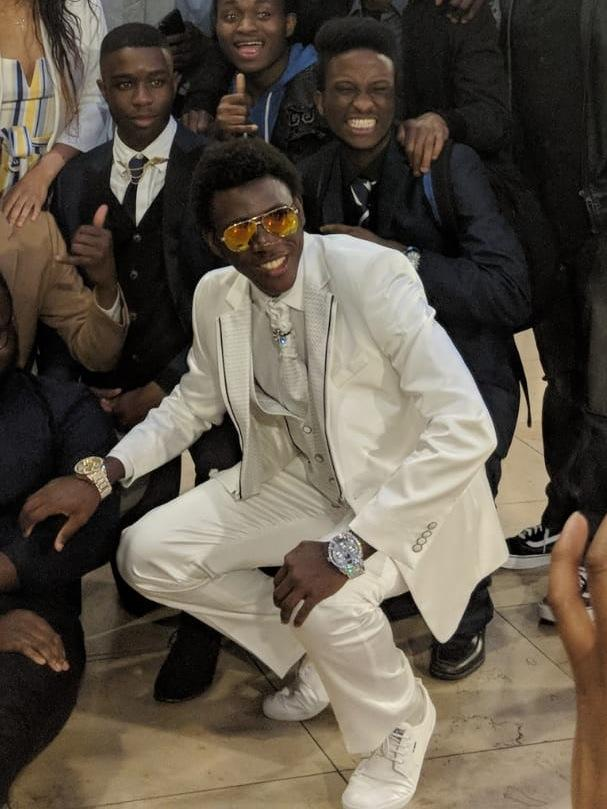
#> input picture ed2.jpg, 607 x 809 px
$ python equalization.py
#> lines starting #> are read from the running program, lines starting #| are printed output that depends on the picture
#View pixel value distribution
 #Plot a histogram
import numpy as np
from PIL import Image
import skimage.color as sc

i = np.array(Image.open("ed2.jpg"))
#> i is the input picture: shape (809, 607, 3); mean R, G, B 93.8, 85.1, 73.1
i_mono = sc.rgb2gray(i)
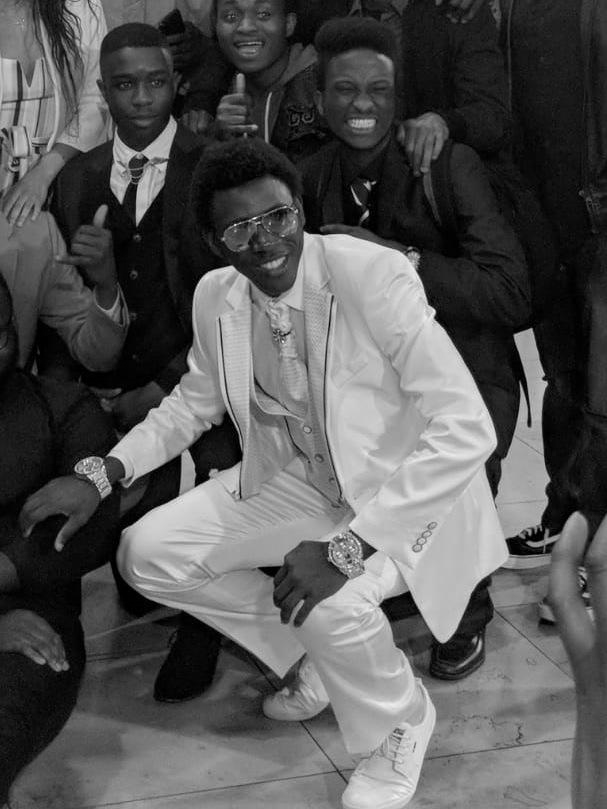
#> i_mono: shape (809, 607) float64; min 0, max 0.98, mean 0.338

def im_hist(img):
	import matplotlib.pyplot as plt
	fig = plt.figure(figsize=(8, 6))
	fig.clf()
	ax = fig.gca()
	ax.hist(img.flatten(), bins = 256)
	#plt.show()

im_hist(i_mono)

 #Plot a cumulative histogram
def im_cdf(img):
	import matplotlib.pyplot as plt
	fig = plt.figure(figsize=(8, 6))
	fig.clf()
	ax = fig.gca()
	ax.hist(img.flatten(), bins = 256, cumulative=True)
	#plt.show()

im_cdf(i_mono)

#Equalize the image
from skimage import exposure
import matplotlib.pyplot as plt
from PIL import Image
import numpy as np

i_eq = exposure.equalize_hist(i_mono)
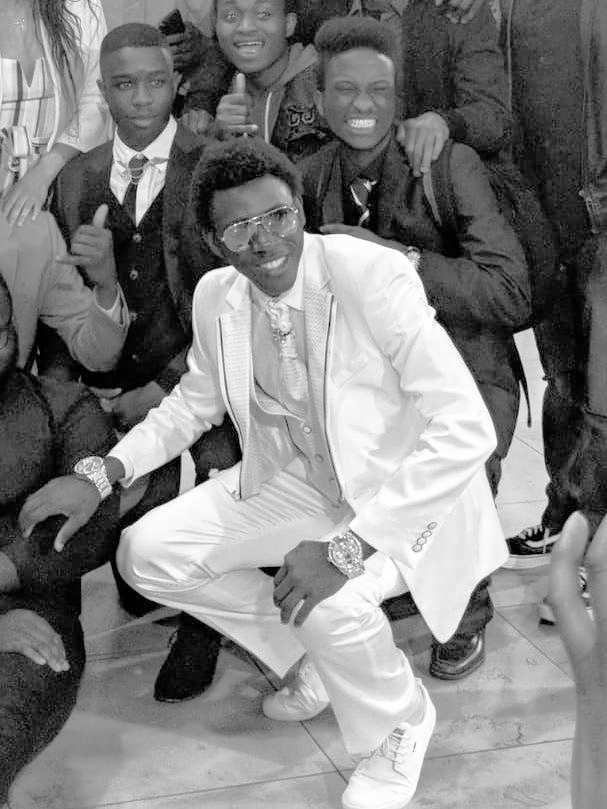
#> i_eq: shape (809, 607) float64; min 0.00426, max 1, mean 0.503

fig, ax = plt.subplots()
im = ax.imshow(i_eq, cmap=plt.get_cmap('gray'), interpolation='nearest',
               vmin=0, vmax=1)
#fig.colorbar(im)
im_hist(i_eq)
im_cdf(i_eq)
plt.show()
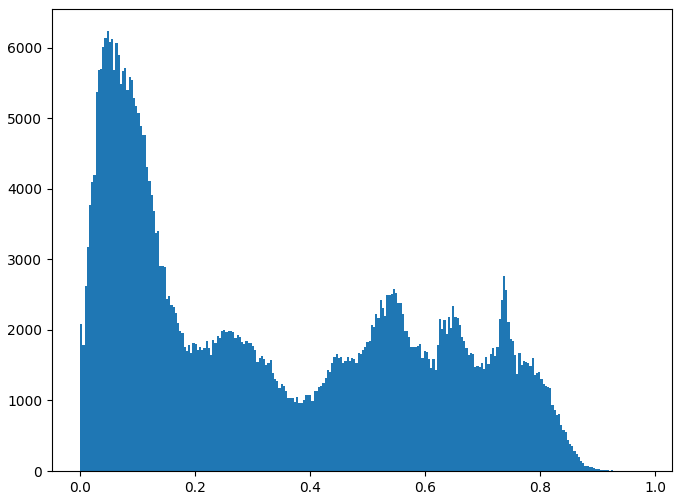
#> figure drawn by matplotlib, 1 panel; tallest bar 6241 high, from x = 0.046 to 0.0498
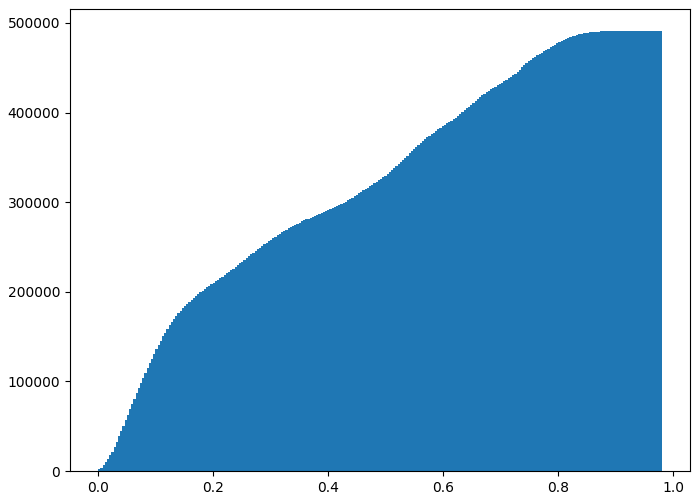
#> figure drawn by matplotlib, 1 panel; tallest bar 491063 high, from x = 0.976 to 0.98
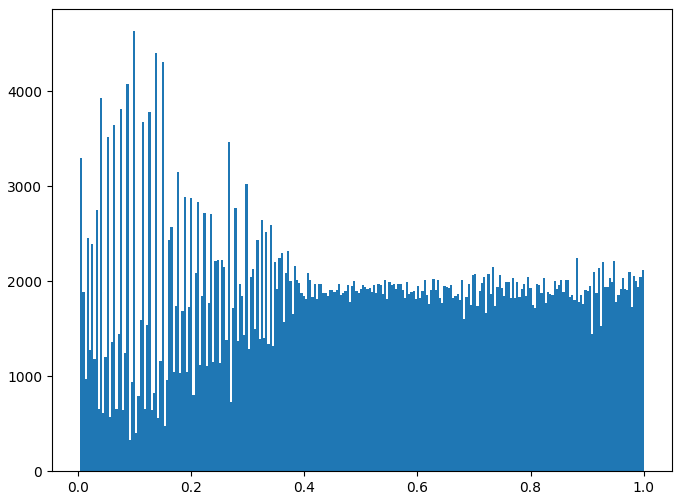
#> figure drawn by matplotlib, 1 panel; tallest bar 4636 high, from x = 0.0976 to 0.101
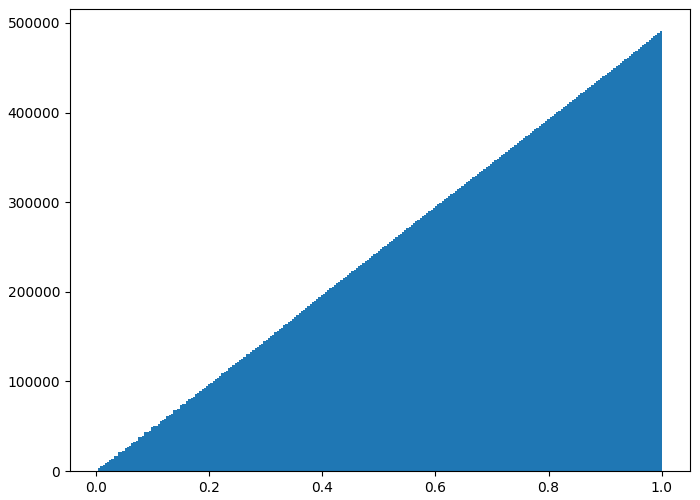
#> figure drawn by matplotlib, 1 panel; tallest bar 491063 high, from x = 0.996 to 1

$ run again, with ed1.jpg copied over ed2.jpg
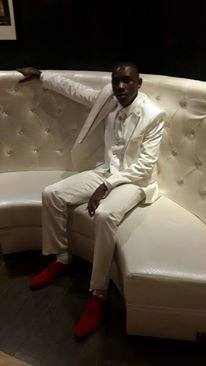
#> input picture ed1.jpg, 206 x 366 px
#> i is the input picture: shape (366, 206, 3); mean R, G, B 83.9, 73.5, 61.3
#> `i_eq = exposure.equalize_hist(i_mono)`:
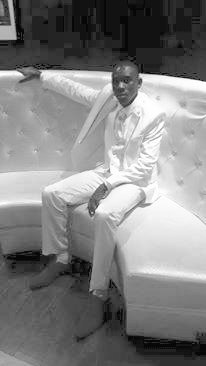
#> i_eq: shape (366, 206) float64; min 0.0303, max 1, mean 0.506
#> `plt.show()`:
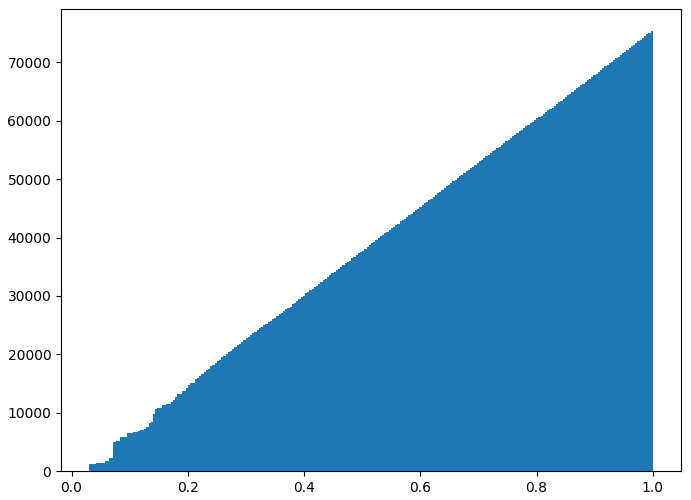
#> figure drawn by matplotlib, 1 panel; tallest bar 75396 high, from x = 0.996 to 1
